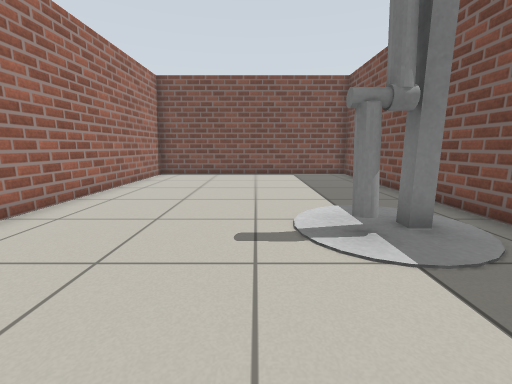
view 1 (above)

16 first-person views from a walk through a Gazebo world. The camera is 0.72 m above the floor, tilts 10° down and sees 90° across. Floor lines are 1 m apart. The floor is counted in squares, 0.5 m on a side. Each view is taken from the middle of a square. On the plan, view 1 faces up. The plan holds only what a view shows up to about 13 squares ahead; the rest is blank. Robots are left out. Some stock models are drawn as simple stand-ins. Some surface patterns are stand-ins.

view 2
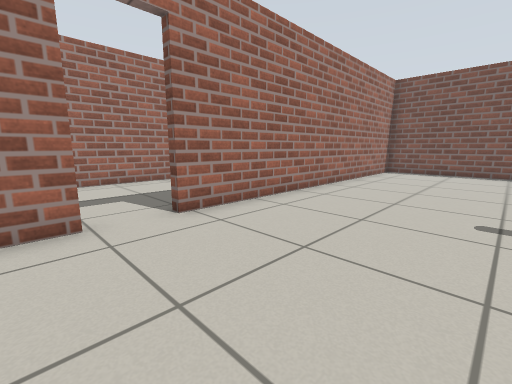

view 3
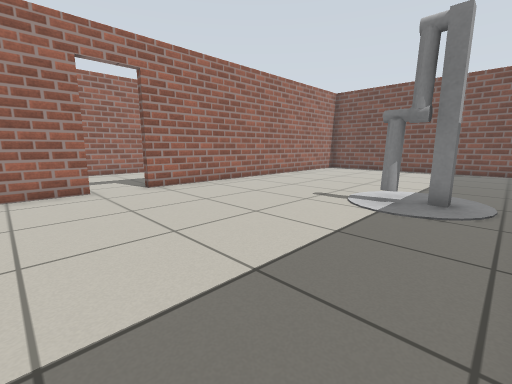

view 4
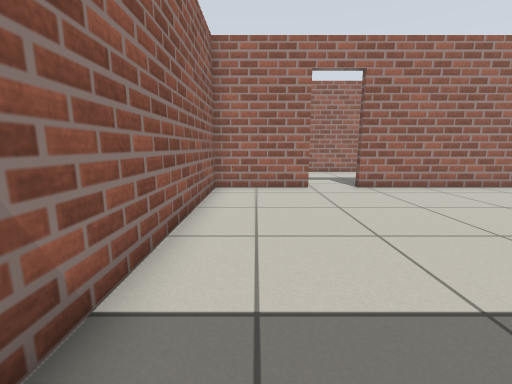

view 5
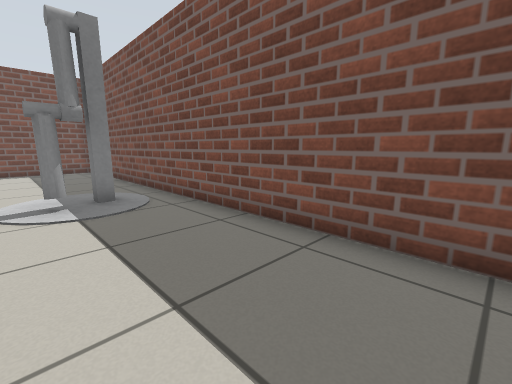

view 6
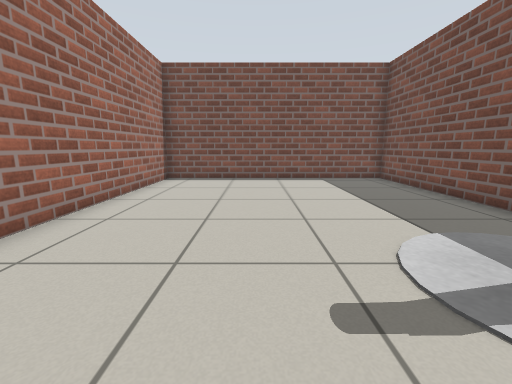

view 7
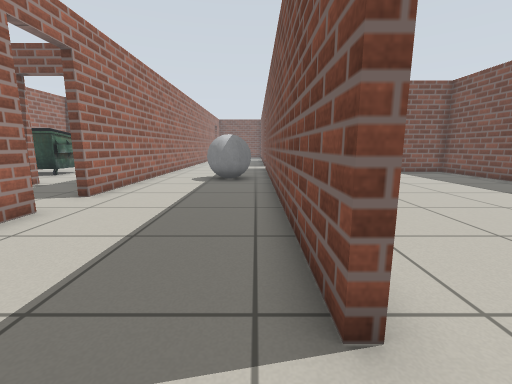

view 8
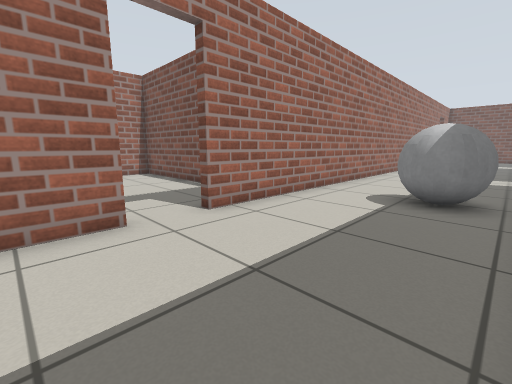

view 9
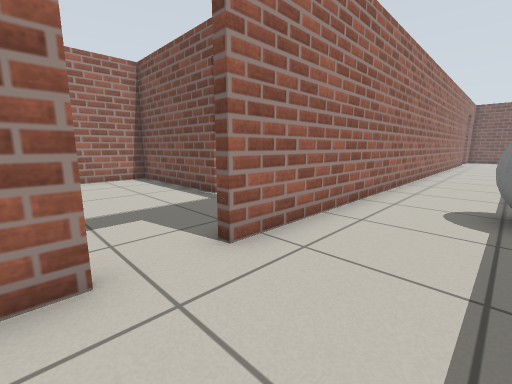

view 10
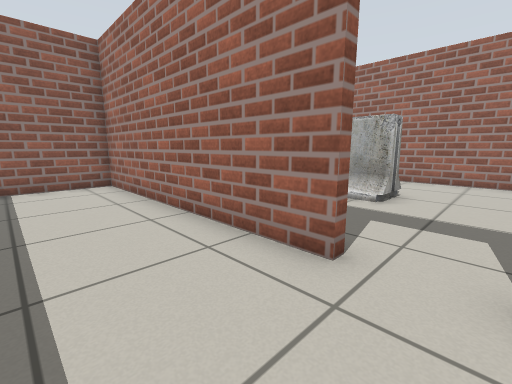

view 11
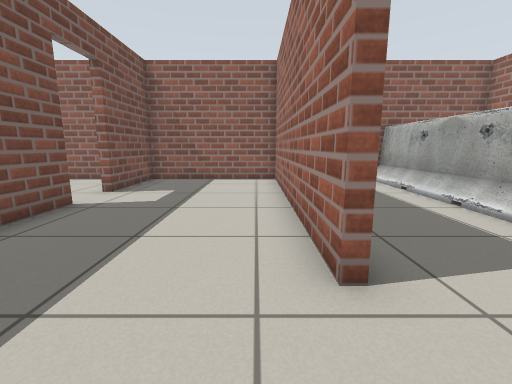

view 12
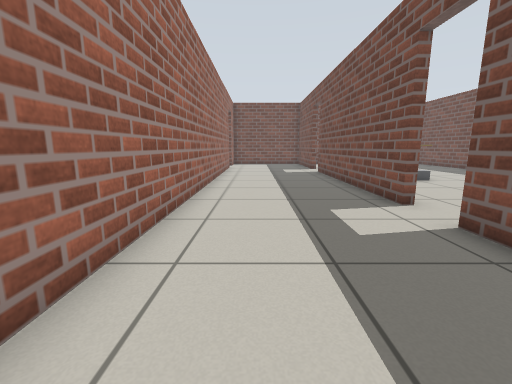

view 13
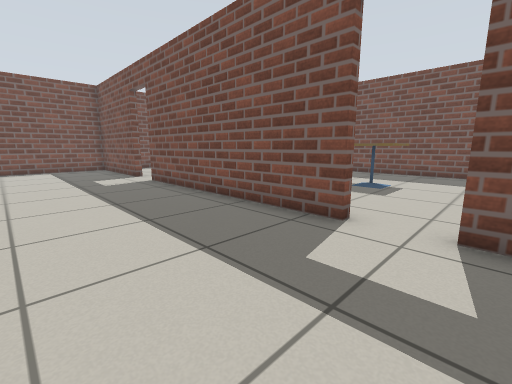

view 14
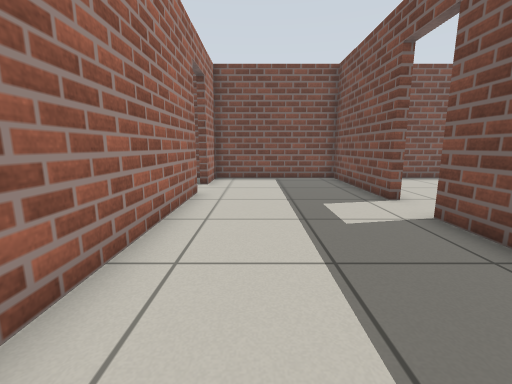

view 15
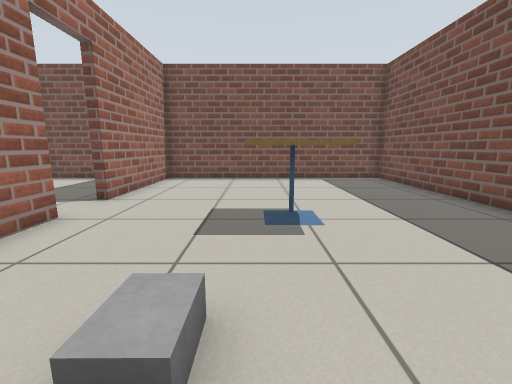

view 16
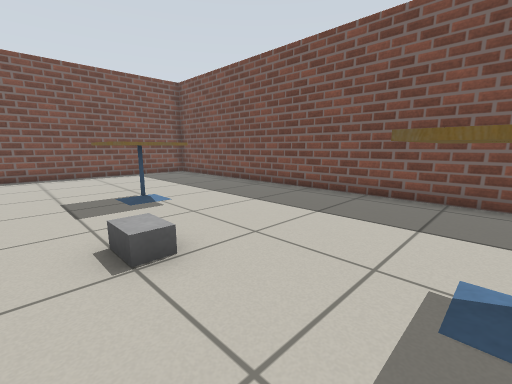

### Floor plan
Points are (right, up) in squares from view 1. A wall is a line through its corners. A room is listed if a view was taken in it or the views show most of it. See-through windows are left out.
Room 1 (views 1, 2, 3, 4, 5, 6)
walls: (-5, -1) (-5, -4.4) (2.9, -4.4); (4.7, -3.2) (4.7, 13.8) (-5, 13.8) (-5, 0.6)
ways out: open door at (-5, -0.5) to room 2
objects: other object (2, 4) to (3, 5)
Room 2 (views 7, 8, 9, 10, 11, 12, 13, 14)
walls: (-5.4, 15.5) (-5.4, 16.5); (-5.4, 18.1) (-5.4, 27.1); (-10.9, 4.6) (-10.9, -4.4) (-5.4, -4.4) (-5.4, -1.1); (-5.4, 28.8) (-5.4, 34) (-10.9, 34) (-10.9, 31.9); (-5.4, 0.6) (-5.4, 12.1); (-10.9, 30.1) (-10.9, 6.3)
ways out: open door at (-5, -0.5) to room 1; open door at (-5, 17.5) to room 3; open door at (-5, 28) to room 3; open door at (-11, 5.5); open door at (-11, 31)
objects: grey ball (-8, 10) to (-6, 11)
Room 3 (views 15, 16)
walls: (-5, 27.1) (-5, 25.9); (4.7, 17.3) (4.7, 33.9) (-5, 34) (-5, 28.9)
ways out: open door at (-5, 17.5) to room 2; open door at (-5, 28) to room 2
objects: grey box (-2, 23) to (-1, 24); cafe table (-1, 19) to (1, 21); cafe table (-1, 26) to (0, 28)

Where each view was taken, in squares from view 1:
view 1: 0 up, 0 right, facing up
view 2: 2 down, 0 right, facing up-left
view 3: 3 down, 4 right, facing up-left
view 4: 3 down, 4 right, facing left
view 5: 3 down, 1 right, facing up-right
view 6: 2 up, 1 left, facing up
view 7: 1 down, 6 left, facing up
view 8: 3 up, 6 left, facing up-left
view 9: 4 up, 8 left, facing up-left
view 10: 6 up, 8 left, facing down-left
view 11: 7 up, 10 left, facing down
view 12: 12 up, 9 left, facing up
view 13: 16 up, 10 left, facing up-right
view 14: 22 up, 9 left, facing up
view 15: 22 up, 1 left, facing up
view 16: 20 up, 3 left, facing up-right
